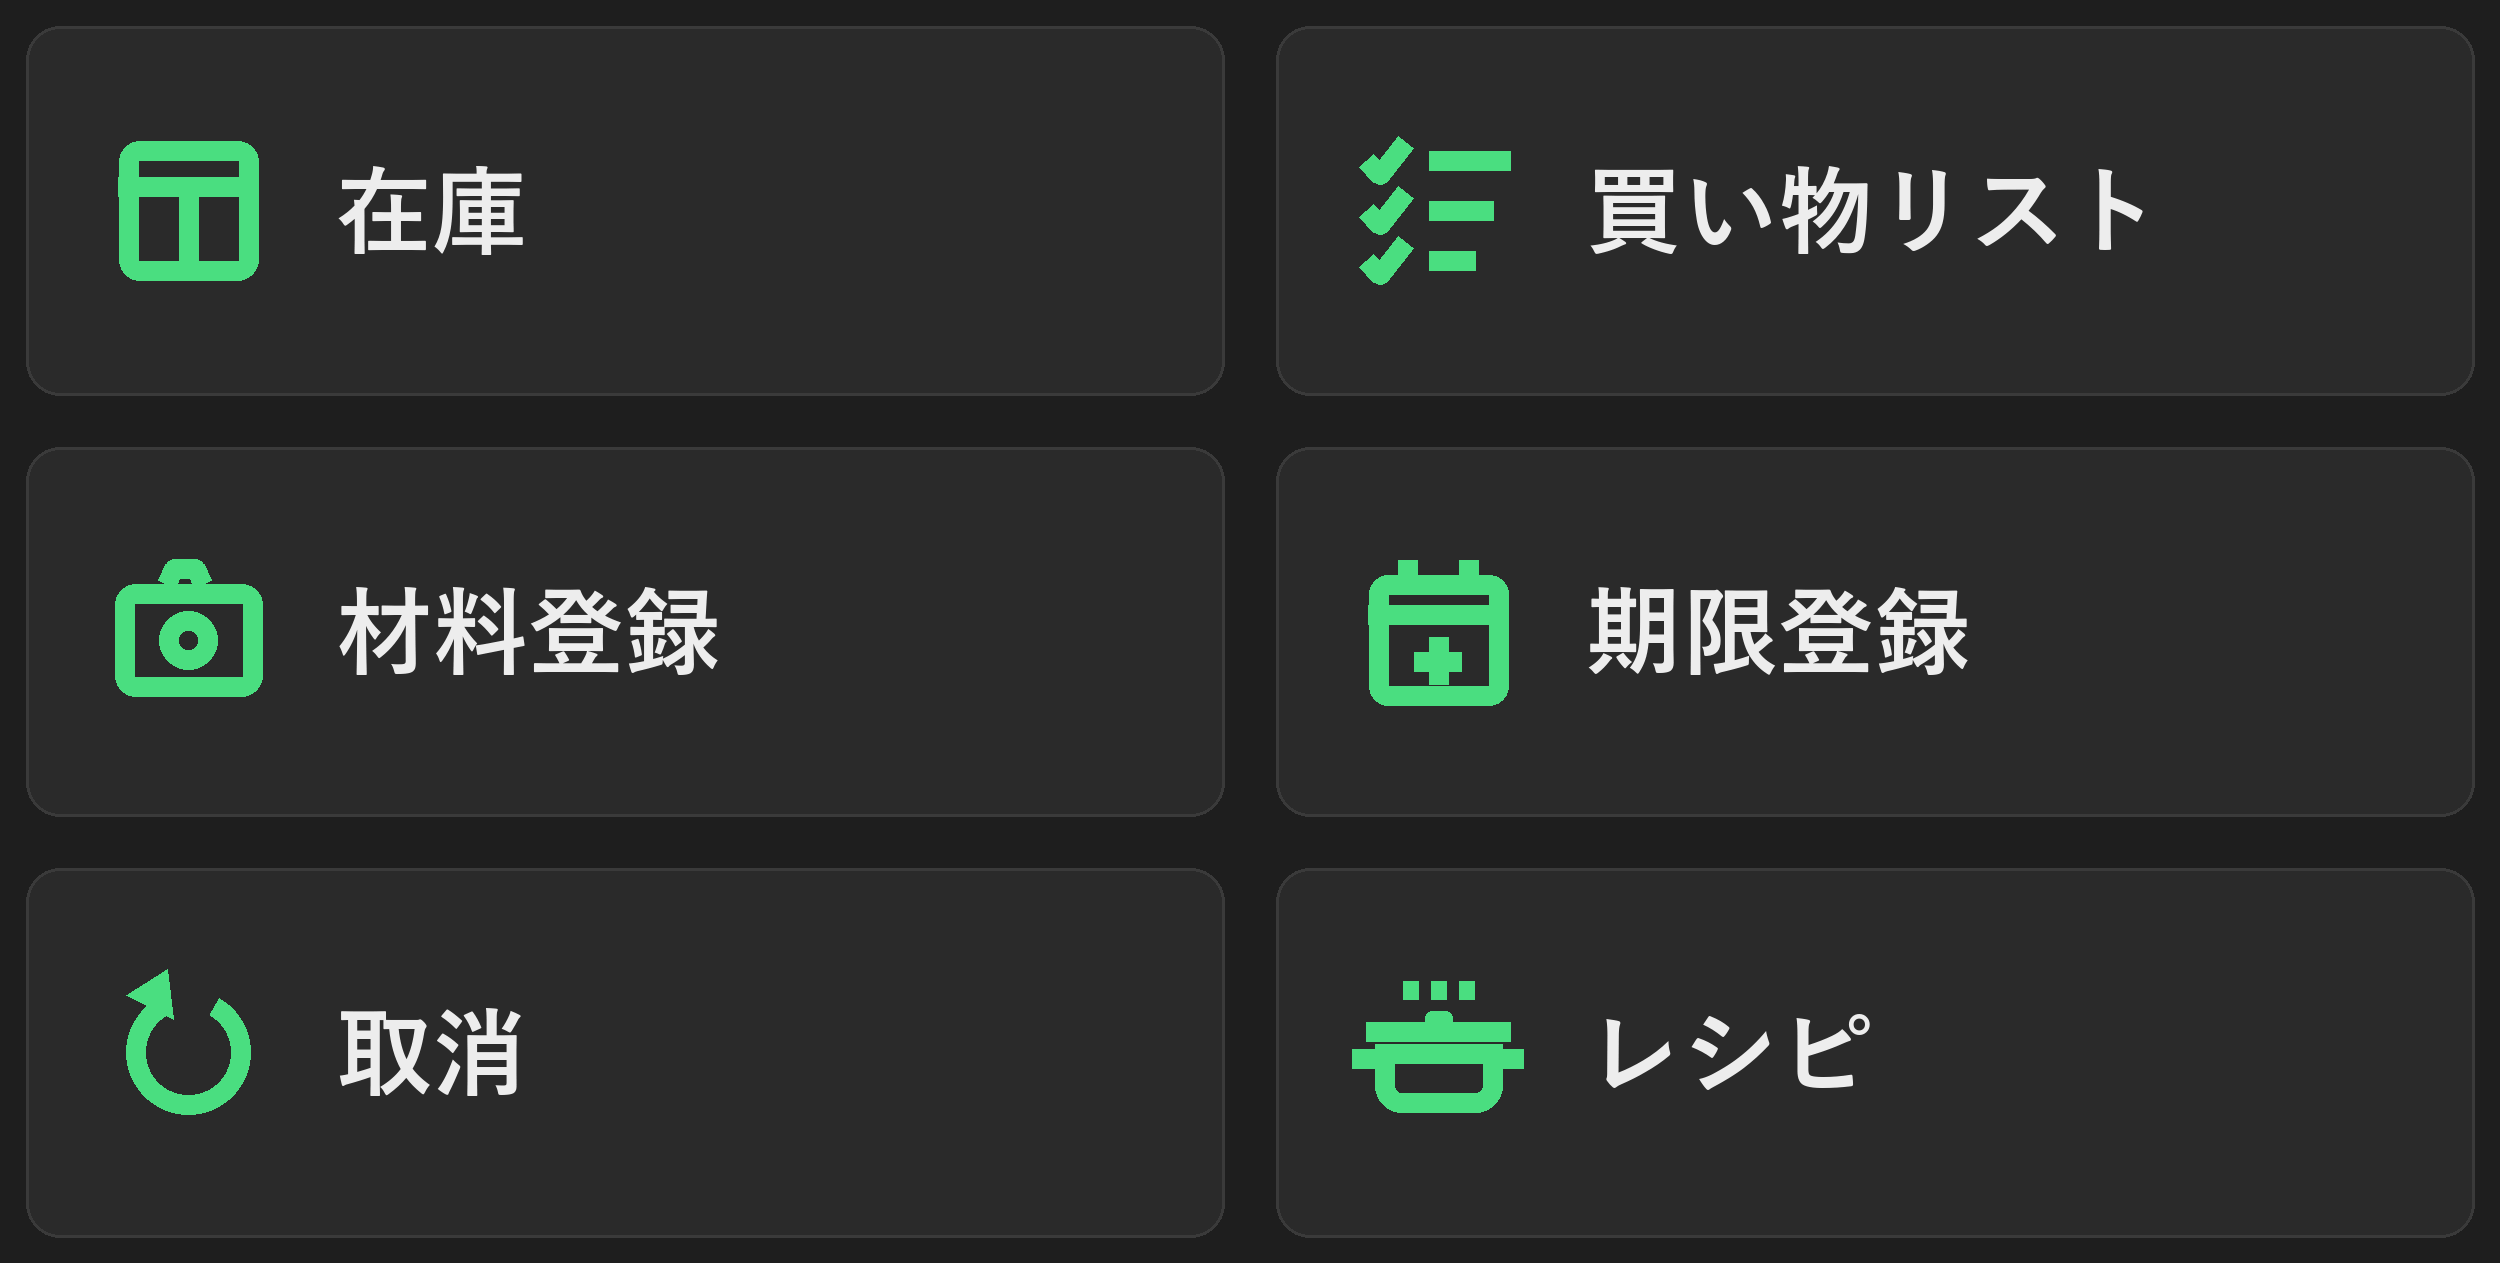

Generate this figure with Python:
# -*- coding: utf-8 -*-
"""リッチメニュー画像を生成する。

2列×3行。1タイル＝角丸のカードで、左に線画アイコン、右に見出し。
アイコンの色はすべて緑にそろえる（以前は左列が青、取消がグレーだった）。

配色は2通りある。使う人ごとにどちらを貼るかを選べるよう、2枚を別々に作る。

  python richmenu.py                 → richmenu.png       + RichMenuImage.gs
  python richmenu.py --theme light   → richmenu-light.png + RichMenuImageLight.gs

下地は LINE のトーク画面そのものの色に合わせてある。リッチメニューは
下のメニューバーと接して出るので、そこと同じ色にすると継ぎ目が見えない。
実機のスクリーンショットから拾った値は次のとおり。
  ダーク: トーク背景 #121212 ／ メニューバー #1E1E1E ／ ヘッダ #2A2A2A
  ライト: メニューバー #FFFFFF ／ 面 #F7F8FA
"""
import base64
import io
import math
import os
import sys

from PIL import Image, ImageDraw, ImageFont

# 1段の高さは4段だった頃（1686/4 ≒ 421）と同じにし、3段ぶんの高さにした
W, H = 2500, 1263
COLS = 2
ROWS = 3

THEMES = {
    # 下地は LINE のメニューバーと同じ #1E1E1E。タイルはヘッダと同じ #2A2A2A に置き、
    # LINE 自身が使っている明るさの段差にそのまま乗せる
    'dark': {
        'bg': (30, 30, 30),
        'tile': (42, 42, 42),
        'edge': (58, 58, 58),        # 面との差は小さく、輪郭だけ分かる程度
        'text': (237, 237, 237),
        'green': (74, 222, 128),     # 暗い地では LINE 緑は沈むので、明るい緑を使う
        'blue': (147, 197, 253),
        'gray': (156, 163, 175),
    },
    # 白地では明るい緑や水色は飛んでしまうので、濃いほうへ振る。
    # LINE のブランド緑 #06C755 は白の上では 2.3:1 しかなく、線画では細って見えるため使わない。
    # ここの緑は 5.4:1、青は 5.0:1。どちらも文字と同じ基準（4.5:1）を満たす濃さ
    'light': {
        'bg': (255, 255, 255),
        'tile': (243, 245, 248),
        'edge': (214, 219, 226),
        'text': (23, 27, 33),
        'green': (7, 122, 62),
        'blue': (29, 111, 208),
        'gray': (75, 85, 99),
    },
}

# ---- 引数。--theme のほかに、出力先を1つだけ位置引数で渡せる
argv = sys.argv[1:]
THEME = 'dark'
if '--theme' in argv:
    i = argv.index('--theme')
    THEME = argv[i + 1]
    del argv[i:i + 2]
if THEME not in THEMES:
    raise SystemExit('--theme は %s のいずれか' % ' / '.join(sorted(THEMES)))

pal = THEMES[THEME]
BG = pal['bg']
TILE = pal['tile']
TILE_EDGE = pal['edge']
TEXT = pal['text']
GREEN = pal['green']
PALE_BLUE = pal['blue']      # 左列。買い物リストと材料確認をひとまとまりに見せる
GRAY = pal['gray']

MARGIN = 26                  # タイルどうしの隙間
RADIUS = 34

FONT = "C:/Windows/Fonts/YuGothB.ttc"
label_font = ImageFont.truetype(FONT, 96, index=0)

img = Image.new("RGB", (W, H), BG)
d = ImageDraw.Draw(img)


# ---------------------------------------------------------------- アイコン
#
# すべて線画。lw は線の太さで、タイルの大きさに対して一定の比率になるよう
# 呼び出し側から渡す。cx, cy は中心、s は一辺の目安。

def icon_camera(cx, cy, s, c, lw):
    """カメラ＝材料確認（押すと写真選択画面が開く）"""
    w, h = s, s * 0.76
    x0, y0 = cx - w / 2, cy - h / 2 + s * 0.06
    d.rounded_rectangle([x0, y0, x0 + w, y0 + h], radius=s * 0.14, outline=c, width=lw)
    # 上部のポップアップ（ファインダー部分）
    bw = w * 0.28
    d.line([(cx - bw * 0.5, y0), (cx - bw * 0.34, y0 - s * 0.11),
            (cx + bw * 0.18, y0 - s * 0.11), (cx + bw * 0.34, y0)],
           fill=c, width=lw, joint="curve")
    r = h * 0.26
    d.ellipse([cx - r, cy + s * 0.06 - r, cx + r, cy + s * 0.06 + r], outline=c, width=lw)


def icon_box(cx, cy, s, c, lw):
    """箱＝在庫確認"""
    w, h = s * 0.94, s * 0.94
    x0, y0 = cx - w / 2, cy - h / 2
    d.rounded_rectangle([x0, y0, x0 + w, y0 + h], radius=s * 0.14, outline=c, width=lw)
    d.line([(x0, y0 + h * 0.33), (x0 + w, y0 + h * 0.33)], fill=c, width=lw)
    d.line([(cx, y0 + h * 0.33), (cx, y0 + h)], fill=c, width=lw)


def icon_list(cx, cy, s, c, lw):
    """チェックリスト＝買い物リスト表示"""
    w = s * 0.98
    x0 = cx - w / 2
    for i in range(3):
        ly = cy + (i - 1) * s * 0.34
        # 左のチェック
        d.line([(x0, ly), (x0 + w * 0.10, ly + s * 0.10), (x0 + w * 0.28, ly - s * 0.12)],
               fill=c, width=lw, joint="curve")
        # 右の横線。下の行ほど短くして一覧らしく見せる
        d.line([(x0 + w * 0.44, ly), (x0 + w * (1.0 - i * 0.12), ly)], fill=c, width=lw)


def icon_calendar_plus(cx, cy, s, c, lw):
    """カレンダーに＋＝期限登録"""
    w, h = s * 0.94, s * 0.88
    x0, y0 = cx - w / 2, cy - h / 2 + s * 0.06
    d.rounded_rectangle([x0, y0, x0 + w, y0 + h], radius=s * 0.13, outline=c, width=lw)
    d.line([(x0, y0 + h * 0.30), (x0 + w, y0 + h * 0.30)], fill=c, width=lw)
    for fx in (0.28, 0.72):
        d.line([(x0 + w * fx, y0 - s * 0.10), (x0 + w * fx, y0 + s * 0.08)], fill=c, width=lw)
    # 中の＋
    px, py, pr = cx, y0 + h * 0.66, s * 0.16
    d.line([(px - pr, py), (px + pr, py)], fill=c, width=lw)
    d.line([(px, py - pr), (px, py + pr)], fill=c, width=lw)


def icon_plus_circle(cx, cy, s, c, lw):
    """丸に＋＝買い物リスト追加"""
    r = s * 0.47
    d.ellipse([cx - r, cy - r, cx + r, cy + r], outline=c, width=lw)
    a = r * 0.48
    d.line([(cx - a, cy), (cx + a, cy)], fill=c, width=lw)
    d.line([(cx, cy - a), (cx, cy + a)], fill=c, width=lw)


def icon_pot(cx, cy, s, c, lw):
    """鍋＝レシピ（画面の「レシピ」タブを開く）。本の絵は小さいと線が潰れて読めなかったため"""
    w = s * 0.86
    x0, x1 = cx - w / 2, cx + w / 2
    top = cy - s * 0.06            # 鍋の縁（ふたとの境）
    bot = cy + s * 0.40
    # 鍋の胴。下の角だけ大きく丸める（上の角は縁なので角のまま）
    d.rounded_rectangle([x0, top, x1, bot], radius=s * 0.18, outline=c, width=lw,
                        corners=(False, False, True, True))
    # 左右の取っ手
    hw = s * 0.15
    d.line([(x0 - hw, top + s * 0.10), (x0, top + s * 0.10)], fill=c, width=lw)
    d.line([(x1, top + s * 0.10), (x1 + hw, top + s * 0.10)], fill=c, width=lw)
    # ふた（縁より少し広い線）とつまみ
    d.line([(x0 - s * 0.06, top - s * 0.08), (x1 + s * 0.06, top - s * 0.08)], fill=c, width=lw)
    kr = s * 0.09
    d.rounded_rectangle([cx - kr, top - s * 0.08 - kr * 1.6, cx + kr, top - s * 0.08],
                        radius=kr * 0.5, outline=c, width=lw)
    # 湯気（3本の短い縦線）
    for fx in (-0.22, 0, 0.22):
        sx = cx + w * fx
        d.line([(sx, top - s * 0.42), (sx, top - s * 0.30)], fill=c, width=max(2, int(lw * 0.8)))


def icon_undo(cx, cy, s, c, lw):
    """左へ戻る円形の矢印＝取消"""
    r = s * 0.42
    # PIL の角度は 0=右, 90=下, 270=上。上を開けた円弧にする
    # （300°から600°=240°まで、右回りに描く）
    d.arc([cx - r, cy - r, cx + r, cy + r], start=300, end=600, fill=c, width=lw)

    # 円弧の左上の端に矢じりを置く
    px = cx + r * math.cos(math.radians(240))
    py = cy + r * math.sin(math.radians(240))
    a = s * 0.20
    d.polygon([(px - a * 1.05, py - a * 0.10),
               (px + a * 0.35, py - a * 1.00),
               (px + a * 0.55, py + a * 0.70)], fill=c)


# ---------------------------------------------------------------- 配置
#
# 並びは main.gs の RICHMENU_CELLS と一致させること。
# 左列を上から、次に右列を上から見ていく順で並べる。
# (col, row, 見出し, アイコン, 色, 文字色)

CELLS = [
    (0, 0, "在庫",         icon_box,           GREEN, TEXT),
    (0, 1, "材料登録",     icon_camera,        GREEN, TEXT),
    (0, 2, "取消",         icon_undo,          GREEN, TEXT),
    (1, 0, "買い物リスト", icon_list,          GREEN, TEXT),
    (1, 1, "期限登録",     icon_calendar_plus, GREEN, TEXT),
    (1, 2, "レシピ",       icon_pot,           GREEN, TEXT),
]

CELL_W = W // COLS
CELL_H = H // ROWS

for col, row, title, icon, color, text_color in CELLS:
    x0 = col * CELL_W + MARGIN
    y0 = row * CELL_H + MARGIN
    x1 = (col + 1) * CELL_W - MARGIN
    y1 = (row + 1) * CELL_H - MARGIN

    d.rounded_rectangle([x0, y0, x1, y1], radius=RADIUS,
                        fill=TILE, outline=TILE_EDGE, width=3)

    h = y1 - y0
    icon(x0 + h * 0.44, (y0 + y1) / 2, h * 0.40, color, int(h * 0.055))

    # 見出しはアイコンの右に左揃えで置く。タイルごとに文字数が違うので中央揃えにはしない
    tx = x0 + h * 0.84
    l, t, r, b = d.textbbox((0, 0), title, font=label_font)
    d.text((tx - l, (y0 + y1) / 2 - (b - t) / 2 - t), title, font=label_font, fill=text_color)

    # 文字を大きくしたときに端が切れていないか見張る。
    # 見た目では気づきにくく、リッチメニューは実機に出すまで確認しづらいため
    right_edge = tx + (r - l)
    if right_edge > x1 - MARGIN:
        print("*** はみ出し: %s が %dpx 超過（文字を小さくすること）"
              % (title, right_edge - (x1 - MARGIN)))

# ---------------------------------------------------------------- 出力

# 配色ごとに、画像も .gs も別々の名前にする。GAS 側は2つの変数を見て貼り分ける
NAMES = {
    'dark':  ('richmenu.png',       'RichMenuImage.gs',      'RICHMENU_IMAGE_BASE64'),
    'light': ('richmenu-light.png', 'RichMenuImageLight.gs', 'RICHMENU_IMAGE_LIGHT_BASE64'),
}
png_name, gs_name, var_name = NAMES[THEME]
out = argv[0] if argv else png_name

# 平坦な塗りなのでパレット化すると見た目を保ったまま半分以下になる。
# コードに base64 で埋め込むぶん、小さいほうが扱いやすい。
img.convert("P", palette=Image.ADAPTIVE, colors=64).save(
    out, "PNG", optimize=True, compress_level=9)
print("%s %dx%d %.1f KB" % (out, W, H, os.path.getsize(out) / 1024))

# GAS へ貼り付ける .gs も同時に吐く。PNG だけ更新して貼り忘れる事故を防ぐため
b64 = base64.b64encode(open(out, "rb").read()).decode()
CHUNK = 500
NL = chr(10)
gs = os.path.join(os.path.dirname(out) or ".", gs_name)
with io.open(gs, "w", encoding="utf-8") as f:
    f.write(NL.join([
        u"/**",
        u" * リッチメニューの画像（%dx%d PNG・%s）を base64 で埋め込んだもの。" % (W, H, THEME),
        u" * 手で編集しないこと。richmenu.py が %s と一緒に生成する。" % png_name,
        u" *",
        u" * Drive を使わずに済ませるためにコードへ持たせている。",
        u" * setupRichMenu() から参照する。",
        u" */",
        u"var %s = [" % var_name,
    ] + [u"  '" + b64[i:i + CHUNK] + u"'," for i in range(0, len(b64), CHUNK)]
      + [u"].join('');", u""]))
print("%s base64 %.1f KB" % (gs, len(b64) / 1024))
